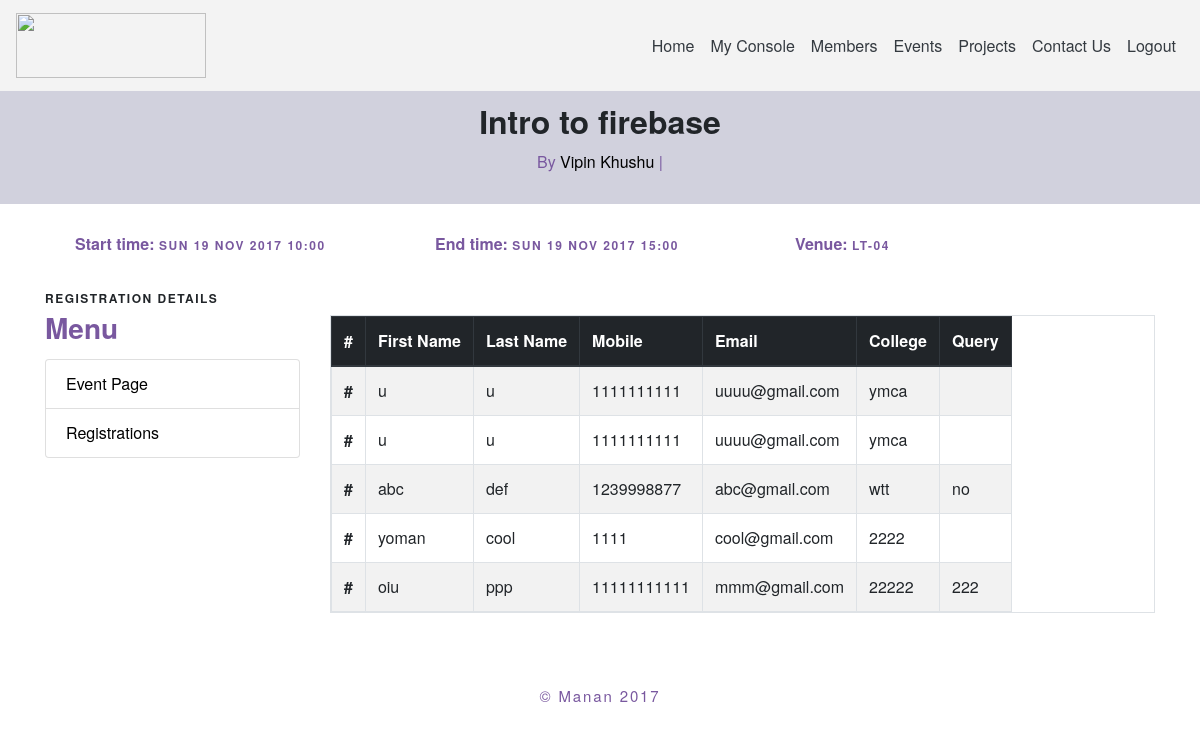
The app's page /event/8/registrations/ (signed in) with its own data.
### main/models.py (models this page shows, shortened)
class Event(models.Model):
    description = models.TextField(blank=True, null=True)
    title = models.CharField(max_length=500)
    host = models.ManyToManyField(User)
    venue = models.CharField(max_length=100)
    fee = models.IntegerField(default=0)
    rules = models.TextField(blank=True, null=True)
    prerequistes = models.TextField(blank=True, null=True)
    start_date = models.DateField(default=datetime.date.today,auto_now=False,auto_now_add=False)
    end_date = models.DateField(default=datetime.date.today,auto_now=False,auto_now_add=False)
    start_time = models.TimeField(default=datetime.datetime.now().time(),auto_now=False,auto_now_add=False)
    end_time = models.TimeField(default=datetime.datetime.now().time(),auto_now=False,auto_now_add=False)

class Profile(models.Model):
    user = models.OneToOneField(User, on_delete=models.CASCADE)
    email = models.EmailField(blank=True)
    fname = models.CharField(max_length=100, blank=True)
    lname = models.CharField(max_length=100, blank=True)
    github = models.CharField(max_length=100, blank=True)
    dp = models.CharField(max_length=1000, blank=True)
    batch = models.IntegerField(default=2017)
    facebook = models.CharField(max_length=100, blank=True)
    linkedin = models.CharField(max_length=100, blank=True)
    twitter = models.CharField(max_length=100, blank=True)
    bio = models.TextField(blank=True, null=True)
    label = models.CharField(max_length=100 , blank=True)
    company = models.CharField(max_length=100, blank=True)
    location = models.CharField(max_length=100,blank=True)
    frameworks = models.CharField(max_length=500,blank=True)
    languages = models.CharField(max_length=500,blank=True)
    achivements = models.CharField(max_length=1000,blank=True)
    he_profile = models.CharField(max_length=100,blank=True)
    spoj_profile = models.CharField(max_length=100,blank=True)
    he_ques = models.IntegerField(default=0)
    codechef_profile = models.CharField(max_length=100,blank=True)
    codechef_ques = models.IntegerField(default=0)
    spoj_ques = models.IntegerField(default=0)
    git_repos = models.IntegerField(default=0)
    my_website = models.CharField(max_length=100,blank=True)

class registration(models.Model):
    eventid = models.IntegerField()
    mobile = models.CharField(max_length=20)
    fname = models.CharField(max_length=100)
    lname = models.CharField(max_length=100,default="")
    College = models.CharField(max_length=300)
    email = models.EmailField()
    query = models.CharField(max_length=1000,default="")

### main/views.py (the view)
# urls.py: url(r'^event/(?P<pk>(\d+)+)/registrations/$',eventregistrationsView,name="event_registration"),
@login_required
def eventregistrationsView(request,pk):
	if not request.user.is_superuser:
		return redirect('/profile/')
	event=get_object_or_404(Event,pk=pk)
	obj = registration.objects.filter(eventid=pk)
	return render(request,'eventregistrations.html',{'obj':obj,'event':event})

### main/templates/eventregistrations.html (shortened to what this page needs)
{% extends "header.html" %}
{% block page_context %}
<div class="container-fluid" style="background-color: #d1d1dd">
	<div class="container">
		<h2 class="text-center" style="padding:10px;"><b>{{event.title}}</b><h6 class="text-center card-subtitle mb-2" style="color:#79589F;">By {% for y in event.host.all %}
			<a href="/member/{{y.username}}" style="margin-bottom :15px;">{{y.profile.fname}} {{y.profile.lname}}</a> |
		{% endfor %}</h6></h2><br/>
	</div>
</div>
<div class="container">
	<div class="row" style="padding:30px;">
		<div class="col-lg-4 txxt-body">
			Start time: <span class="txxt-head">{{ event.start_date|date:"D d M Y" }} {{ event.start_time|time:"H:i" }}</span>
		</div>
		<div class="col-lg-4 txxt-body">
			End time: <span class="txxt-head">{{ event.end_date|date:"D d M Y" }} {{ event.end_time|time:"H:i" }}</span>
		</div>
		<div class="col-lg-2 txxt-body">
			Venue: <span class="txxt-head">{{event.venue}}</span>
		</div>
	</div>
</div>
<div class="container">
	<div class="row">
		<div class="col-lg-3">
			<p class="txxt-head">Registration Details</p>
			<h3 class="txxt-body">Menu</h3>
			<ul class="list-group">
				<li class="list-group-item"><a href="/event/detail/{{event.pk}}">Event Page</a></li>
				{% if user.is_superuser %}
				<li class="list-group-item"><a href="/event/{{event.pk}}/registrations/">Registrations</a></li>
				{% endif %}
			</ul>
		</div>
		<div class="col-lg-9"><br/>
			<table class="table table-bordered table-striped table-hover table-responsive">
				<thead class="thead-dark">
					<tr>
						<th scope="col">#</th>
						<th scope="col">First Name</th>
						<th scope="col">Last Name</th>
						<th scope="col">Mobile</th>
						<th scope="col">Email</th>
						<th scope="col">College</th>
						<th scope="col">Query</th>
					</tr>
				</thead>
				<tbody>
					{% for x in obj %}
					<tr>
						<th scope="row">#</th>
						<td>{{x.fname}}</td>
						<td>{{x.lname}}</td>
						<td>{{x.mobile}}</td>
						<td>{{x.email}}</td>
						<td>{{x.College}}</td>
						<td>{{x.query}}</td>
					</tr>
					{% endfor %}
				</tbody>
			</table>
		</div>
	</div>
</div>
<br/><br/>
{% endblock page_context %}

### main/templates/header.html (style rules this page uses)
body { font-family: "BentonSans", "Helvetica Neue", sans-serif; }
a { color: #000; }
.txxt-head { margin-bottom: 20px; font-size: 12px; font-weight: bold; text-transform: uppercase; letter-spacing: .125em; margin: 0 0 .5em 0; line-height: 1.2; }
.txxt-body { color:#79589F; font-weight: bold; margin: 0 0 .5em 0; line-height: 1.2; }

### records on screen
Event: title "Intro to firebase", start_date "SUN 19 NOV 2017", start_time "10:00", end_date "SUN 19 NOV 2017", end_time "15:00", venue "LT-04"
registration: fname "u", lname "u", mobile "1111111111", email "uuuu@gmail.com", College "ymca"
registration: fname "u", lname "u", mobile "1111111111", email "uuuu@gmail.com", College "ymca"
registration: fname "abc", lname "def", mobile "1239998877", email "abc@gmail.com", College "wtt", query "no"
registration: fname "yoman", lname "cool", mobile "1111", email "cool@gmail.com", College "2222"
registration: fname "oiu", lname "ppp", mobile "11111111111", email "mmm@gmail.com", College "22222", query "222"

### other values on screen
{{ y.profile.fname }} "Vipin"
{{ y.profile.lname }} "Khushu"
